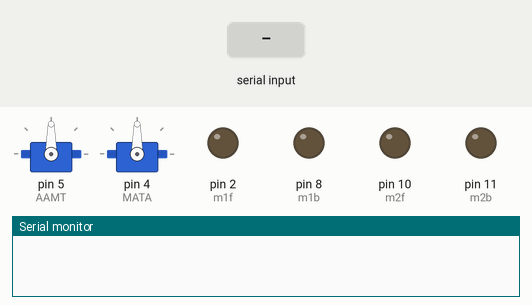
This sketch was run on a simulated Arduino Uno, built with avr-gcc and run on an emulated ATmega328P. Shown: 2 × servo, output pins drawn as LEDs (lit = HIGH), the last lines printed to the serial monitor. The test bench sets the inputs (shaded band).

Above: at 1.2 s.
1.3 s: "F" received over Serial
At 2.5 s:
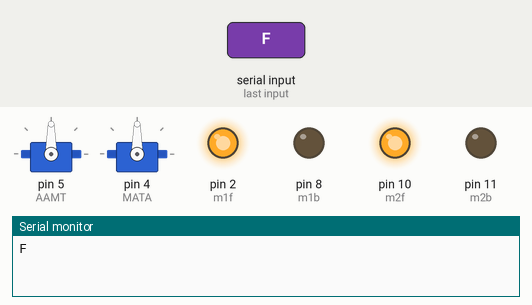
2.8 s: "B" received over Serial
At 3.8 s:
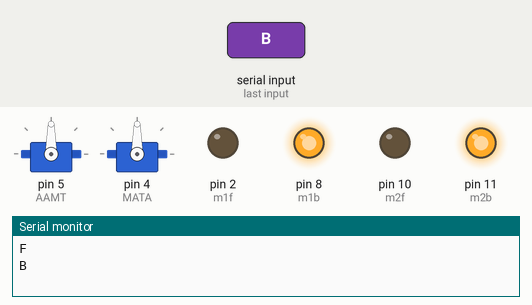
4.3 s: "L" received over Serial
At 5.0 s:
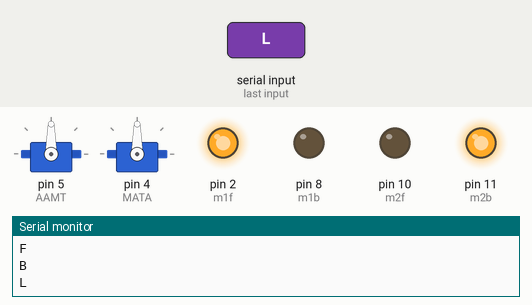
5.8 s: "R" received over Serial
At 6.1 s:
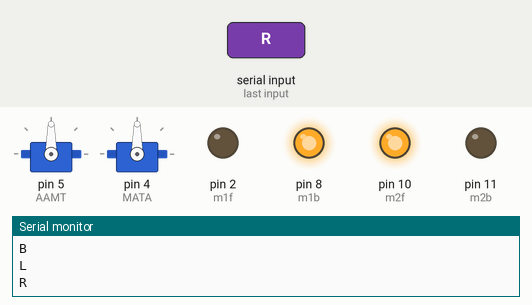
7.3 s: "w" received over Serial
At 8.5 s:
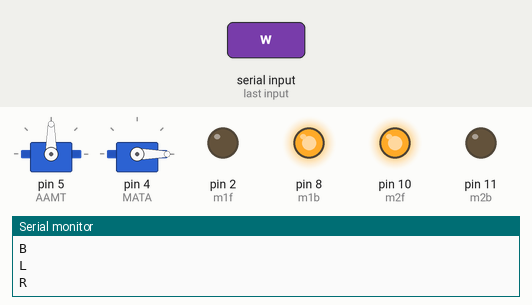
8.8 s: "S" received over Serial
At 9.6 s:
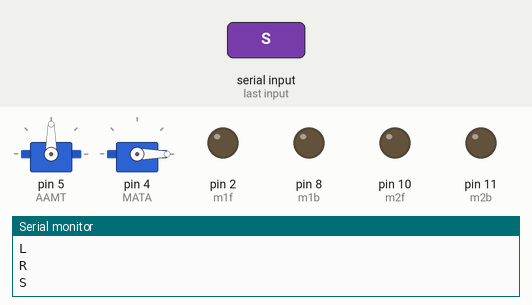
Timing chart, 0 to 11.3 s (numbered marks = the images above; inputs shaded):
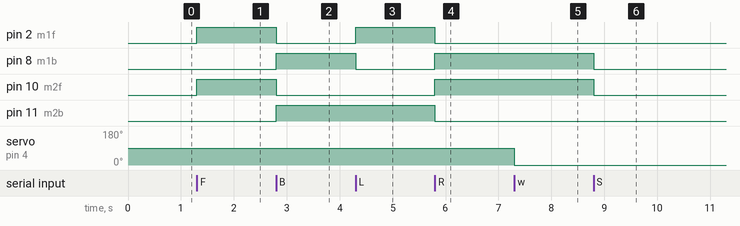

The sketch:

RC_Car_DC.ino
```cpp
#include "Servo.h"
Servo AAMT;
Servo MATA;


char m1f = 2;
char m1b = 8;
char m2f = 10;
char m2b = 11;
char bluetooth_reading;

void setup() {
  // put yoursetup code here, to run once:
  AAMT.attach(5);
  MATA.attach(4);
  Serial.begin (9600);
  pinMode(m1f,OUTPUT);
  pinMode(m1b,OUTPUT);
  pinMode(m2f,OUTPUT);
  pinMode(m2b,OUTPUT);
}

void loop() {
  // put your main code here, to run repeatedly:
if(Serial.available()){
  bluetooth_reading = Serial.read();
  if(bluetooth_reading == 'F'){
    digitalWrite(m1f,HIGH);
    digitalWrite(m2f,HIGH);
    digitalWrite(m1b,LOW);
    digitalWrite(m2b,LOW);
    Serial.println(bluetooth_reading);
  }
  if(bluetooth_reading == 'B'){
    digitalWrite(m1f,LOW);
    digitalWrite(m2f,LOW);
    digitalWrite(m1b,HIGH);
    digitalWrite(m2b,HIGH);
    Serial.println(bluetooth_reading);
  }
  if(bluetooth_reading == 'L'){
    digitalWrite(m1f,HIGH);
    digitalWrite(m2f,LOW);
    digitalWrite(m1b,LOW);
    digitalWrite(m2b,HIGH);
    Serial.println(bluetooth_reading);
  }
  if(bluetooth_reading == 'R'){
    digitalWrite(m1f,LOW);
    digitalWrite(m2f,HIGH);
    digitalWrite(m1b,HIGH);
    digitalWrite(m2b,LOW);
    Serial.println(bluetooth_reading);
  }
  if(bluetooth_reading == 'S'){
    digitalWrite(m1f,LOW);
    digitalWrite(m2f,LOW);
    digitalWrite(m1b,LOW);
    digitalWrite(m2b,LOW);
    Serial.println(bluetooth_reading);
  }
  if(bluetooth_reading == 'W'){
    MATA.write(90);

  }
  if(bluetooth_reading == 'w'){
    MATA.write(0);
  }
 if(bluetooth_reading == 'U'){
    AAMT.write(180);

  }
  if(bluetooth_reading == 'u'){
    AAMT.write(0);

  }
}}
```

Measured:
- after the input at 1.3 s, pin 2 (m1f), pin 10 (m2f): LOW → HIGH at once
- after the input at 2.8 s, pin 2 (m1f), pin 10 (m2f): HIGH → LOW at once; pin 8 (m1b), pin 11 (m2b): LOW → HIGH at once
- after the input at 4.3 s, pin 2 (m1f): LOW → HIGH at once; pin 8 (m1b): HIGH → LOW at once
- after the input at 5.8 s, pin 2 (m1f), pin 11 (m2b): HIGH → LOW at once; pin 8 (m1b), pin 10 (m2f): LOW → HIGH at once
- after the input at 7.3 s, servo on pin 4 (MATA): 90° → 0° at once
- after the input at 8.8 s, pin 8 (m1b), pin 10 (m2f): HIGH → LOW at once
